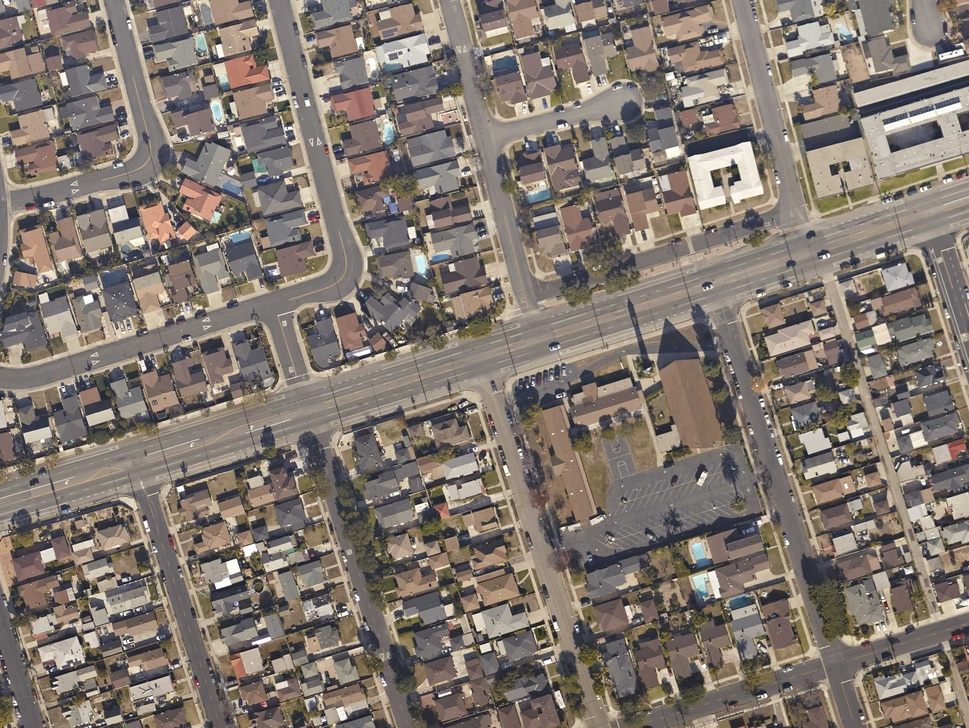
#> input picture area_zip8/set25_3.jpeg, 969 x 728 px, shrunk from 3099 x 2329 before the run
$ python image_crop.py   (Python 2 division)
#> lines starting #> are read from the running program, lines starting #| are printed output that depends on the picture
from PIL import Image
img = Image.open("set25_3.jpeg")
#> img is the input picture: PIL image 969x728 RGB; mean R, G, B 129.1, 119.3, 111.2
width,height = img.size
#> width = 969; height = 728
k = width/10
#> k = 96
l = height/8
#> l = 91
for i in range(0,height-l,l):
	for j in range(0,width-k,k):
		img2 = img.crop((i, j, i + l, j + k))
		img2.save("img"+str(int(i/l))+str(int(j/k))+".jpg")
#> this loop made 7 passes
#> pass 1, `img2.save("img"+str(int(i/l))+str(int(j/k))+".jpg")`:
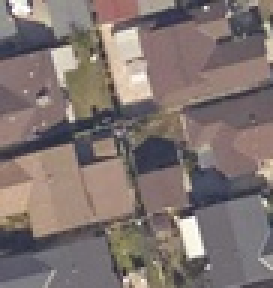
#> saved as img00.jpg: PIL image 91x96 RGB (shown 3 times larger); mean R, G, B 128.1, 115.7, 112.4
#> pass 1, `img2.save("img"+str(int(i/l))+str(int(j/k))+".jpg")`:
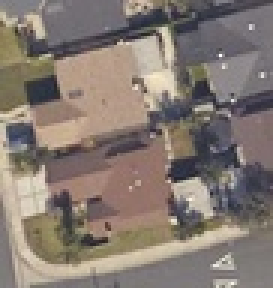
#> saved as img01.jpg: PIL image 91x96 RGB (shown 3 times larger); mean R, G, B 133.1, 121.8, 114.1
#> pass 1, `img2.save("img"+str(int(i/l))+str(int(j/k))+".jpg")`:
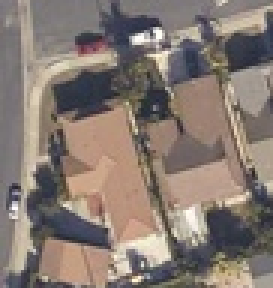
#> saved as img02.jpg: PIL image 91x96 RGB (shown 3 times larger); mean R, G, B 134.4, 121.9, 114.1
#> pass 1, `img2.save("img"+str(int(i/l))+str(int(j/k))+".jpg")`:
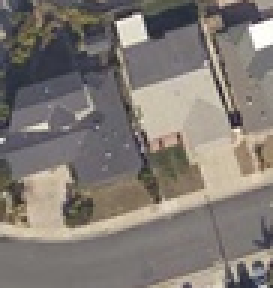
#> saved as img03.jpg: PIL image 91x96 RGB (shown 3 times larger); mean R, G, B 128.4, 121.7, 115.9
#> after the loop: img2: PIL image 91x96 RGB; every value is 0
